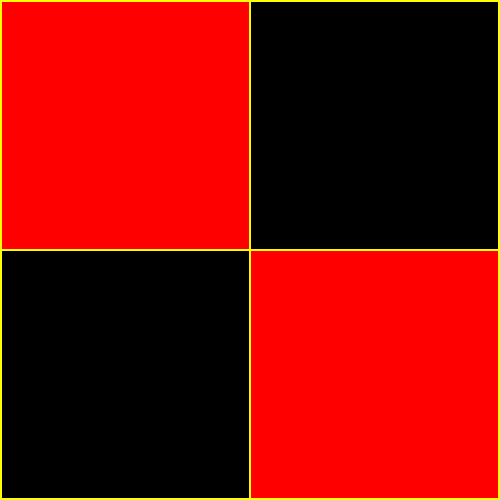
Frame 1 (no input)
Frame 60 (the mouse pressed at the canvas centre just before this capture): identical to frame 1, image omitted
Frame 120 (the mouse held since frame 60 and released just before this capture): identical to frame 1, image omitted

The Processing sketch that drew this single still picture (run headless with seeded random() and noise(); from frame 60 on, the mouse is pressed at the canvas centre):

// Processing sketch: Question_1
// ── Question_1.pde
float rect_width;

void setup() {
  size(500,500);
  noStroke();
  background(255,255,0);
  
  //each rectangle size is equal to the quotient of the
  //width minus the total whitespace divided by the number of squares.
  fill(255,0,0);
  rect(2,2,(width/2)-3, (height/2)-3);
  rect((width/2)+1,(height/2)+1, (width/2)-3, (height/2)-3);
  fill(0);
  rect((width/2)+1,2,(width/2)-3, (height/2)-3);
  rect(2,(height/2)+1, (width/2)-3, (height/2)-3);
  
}

void draw() {
  //<>//
}
